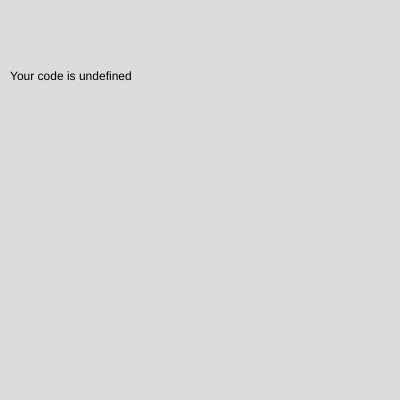
Frame 1 (no input)
Frame 60 (no input): identical to frame 1, image omitted
Frame 120 (the mouse pressed at the canvas centre since frame 60): identical to frame 1, image omitted

The p5.js sketch that drew this single still picture (run headless with seeded random() and noise() and a simulated clock; from frame 60 on, the mouse is pressed at the canvas centre):

// p5.js sketch
// ── sketch.js
function setup() {
  createCanvas(400, 400);
	background(220);

  var params = getURLParams();
  fill(0);
  text('Your code is ' + params.code, 10, 80);
}

function draw() {

}
